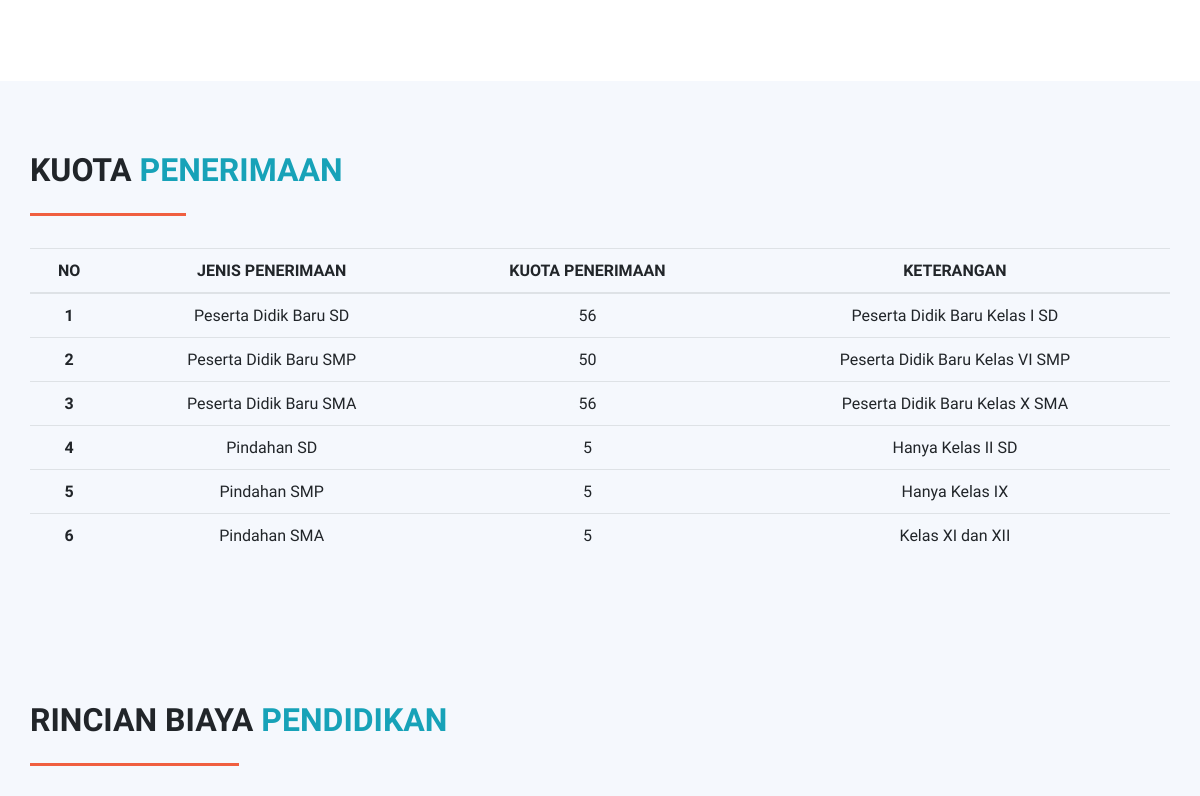
Before: / (middle part) with the older database file.
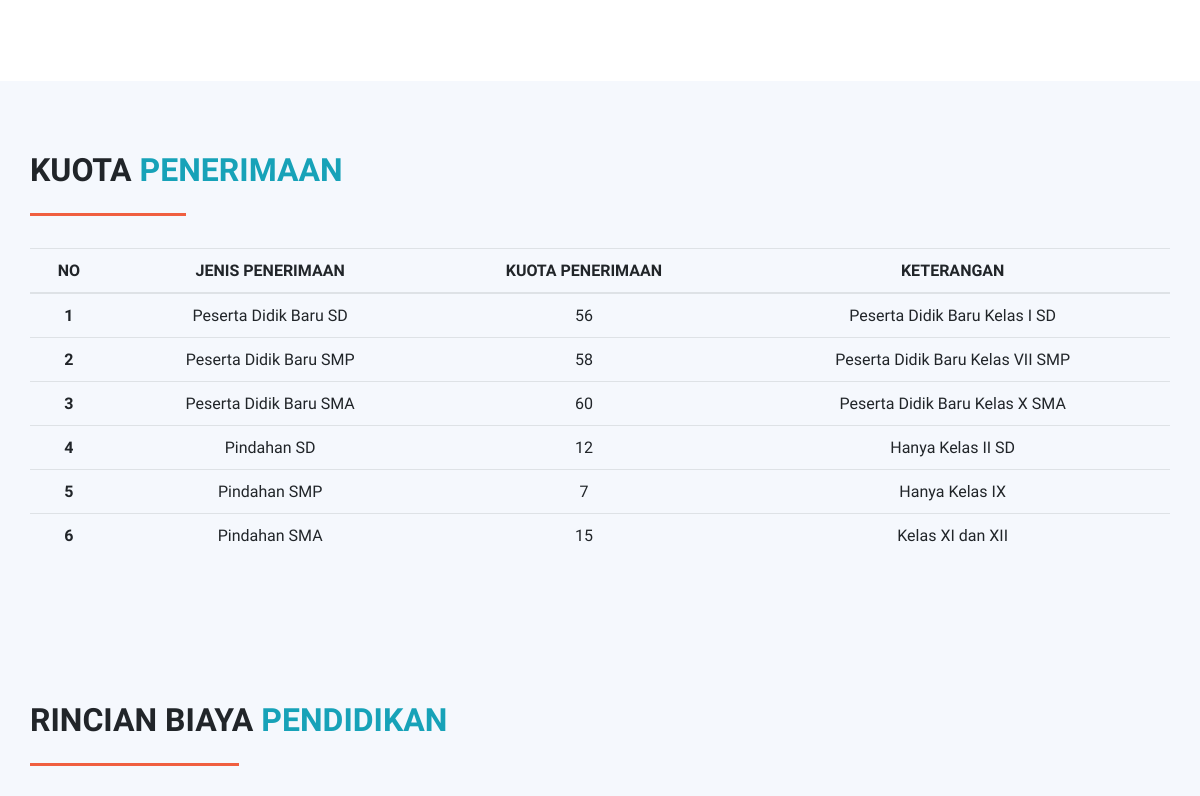
After: the same page with the newer database file.
### tables this page shows
CREATE TABLE `kuota` (
  `id` int(11) NOT NULL,
  `jenis` varchar(255) NOT NULL,
  `kuota` int(5) NOT NULL,
  `keterangan` varchar(255) NOT NULL
);

### application/controllers/Informasi.php (called while the page is built, shortened)
<?php
class Informasi extends CI_Controller {
    public function index()
	{
		$data['kuota'] = $this->M_ppdb->tampil_data_kuota()->result();
		$this->load->view('info_landscape');
		$this->load->view('informasi',$data);
	}
}
?>

### index.php (called while the page is built, shortened)
<?php
require_once BASEPATH.'core/CodeIgniter.php';

### application/models/M_ppdb.php (called while the page is built, shortened)
<?php
class M_ppdb extends CI_Model{
    public function tampil_data_kuota(){
        return $this->db->get('kuota');
     }
}
?>

### application/views/informasi.php (the view, shortened to what this page needs)
<!doctype html>
<html lang="en">
  <head>
    <link rel="stylesheet" href="https://cdn.jsdelivr.net/npm/bootstrap@4.6.0/dist/css/bootstrap.min.css">
    <link rel="stylesheet" type="text/css" href="<?=base_url()?>/style.css">
    <link rel="stylesheet" href="https://cdnjs.cloudflare.com/ajax/libs/animate.css/4.1.1/animate.min.css"/>
  </head>
  <body data-spy="scroll" data-target=".navbar" data-offset="50">
<div id="carouselExampleIndicators" class="carousel slide" data-ride="carousel">
  <ol class="carousel-indicators">
    <li data-target="#carouselExampleIndicators" data-slide-to="0" class="active"></li>
    <li data-target="#carouselExampleIndicators" data-slide-to="1"></li>
    <li data-target="#carouselExampleIndicators" data-slide-to="2"></li>
  </ol>
  <div class="carousel-inner" id="home">
  <div class="carousel-caption d-none d-md-block" style="margin-bottom:50px;" >
        <h1 id="demo"  style="color:#FF0000;font-size:30px;font-family: 'RocknRoll One', sans-serif;"></h1><br>
      </div>
    <div class="carousel-item active">
    </div>
  </div>
  <a class="carousel-control-prev" href="#carouselExampleIndicators" role="button" data-slide="prev">
  </a>
  <a class="carousel-control-next" href="#carouselExampleIndicators" role="button" data-slide="next">
  </a>
</div>
<div  id="kuota" style="height: 550px;padding-top:70px;background-color:#f5f8fd;">
<div class="container">
<div class="row featurette">
<h2 class="featurette-heading" style="font-family: 'Share Tech Mono', monospace; font-family: 'Varela Round', sans-serif;"><b>KUOTA<span class="text-info"> PENERIMAAN</span></b><br>
<hr class="my-4" style="border-color: #F05F40;width: 50%;text-align: left;margin-left: 0;margin-top:0px;border-width: 3px;">
</h2>
            <table class="table table-hover" id="example" style="font-family: 'Share Tech Mono', monospace; font-family: 'Varela Round', sans-serif;">
          <thead class="text-center">
            <tr>
              <th scope="col">NO</th>
              <th scope="col">JENIS PENERIMAAN</th>
              <th scope="col">KUOTA PENERIMAAN</th>
              <th scope="col">KETERANGAN</th>
            </tr>
          </thead>
          <tbody class="text-center">
          <?php $i = 1;
	        foreach ($kuota as $data) : ?>
		      <tr class="nomor text-center">
            <th scope="row"><?php echo $i ;?></th>
            <td><?php echo $data->jenis;?></td>
            <td><?php echo $data->kuota;?></td>
            <td><?php echo $data->keterangan;?></td>
		      </tr>
		      <?php $i++; ?>
	        <?php endforeach ;?>
            </tbody>
            </table>
          </div>
</div>
</div>
<div  id="rincian" style="height: 550px;padding-top:70px;background-color:#f5f8fd;">
<div class="container">
<div class="row featurette">
<h2 class="featurette-heading" style="font-family: 'Share Tech Mono', monospace; font-family: 'Varela Round', sans-serif;"><b>RINCIAN BIAYA<span class="text-info"> PENDIDIKAN</span></b><br>
<hr class="my-4" style="border-color: #F05F40;width: 50%;text-align: left;margin-left: 0;margin-top:0px;border-width: 3px;">
</h2>
          </div>
</div>
</div>
  </body>
</html>

### style.css (style rules this page uses)
html { scroll-behavior: smooth; }
.carousel-item { height:660px; }

Changed rows visible on the page:
changed kuota "Peserta Didik Baru SMP": kuota "50" → "58"; keterangan "Peserta Didik Baru Kelas VI SMP" → "Peserta Didik Baru Kelas VII SMP"
changed kuota "Peserta Didik Baru SMA": kuota "56" → "60"
changed kuota "Pindahan SD": kuota "5" → "12"
changed kuota "Pindahan SMP": kuota "5" → "7"
changed kuota "Pindahan SMA": kuota "5" → "15"
